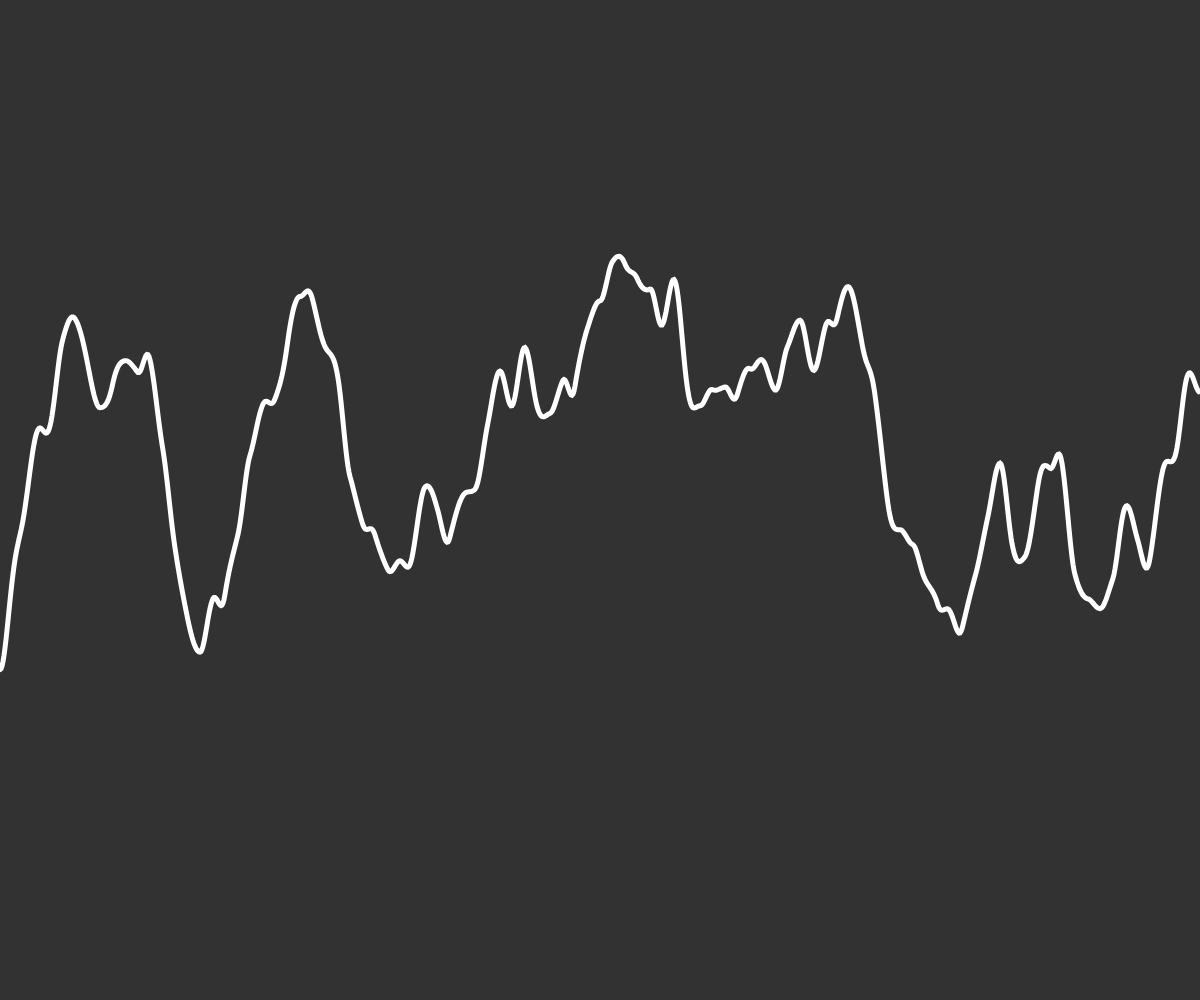
Frame 1 (no input)
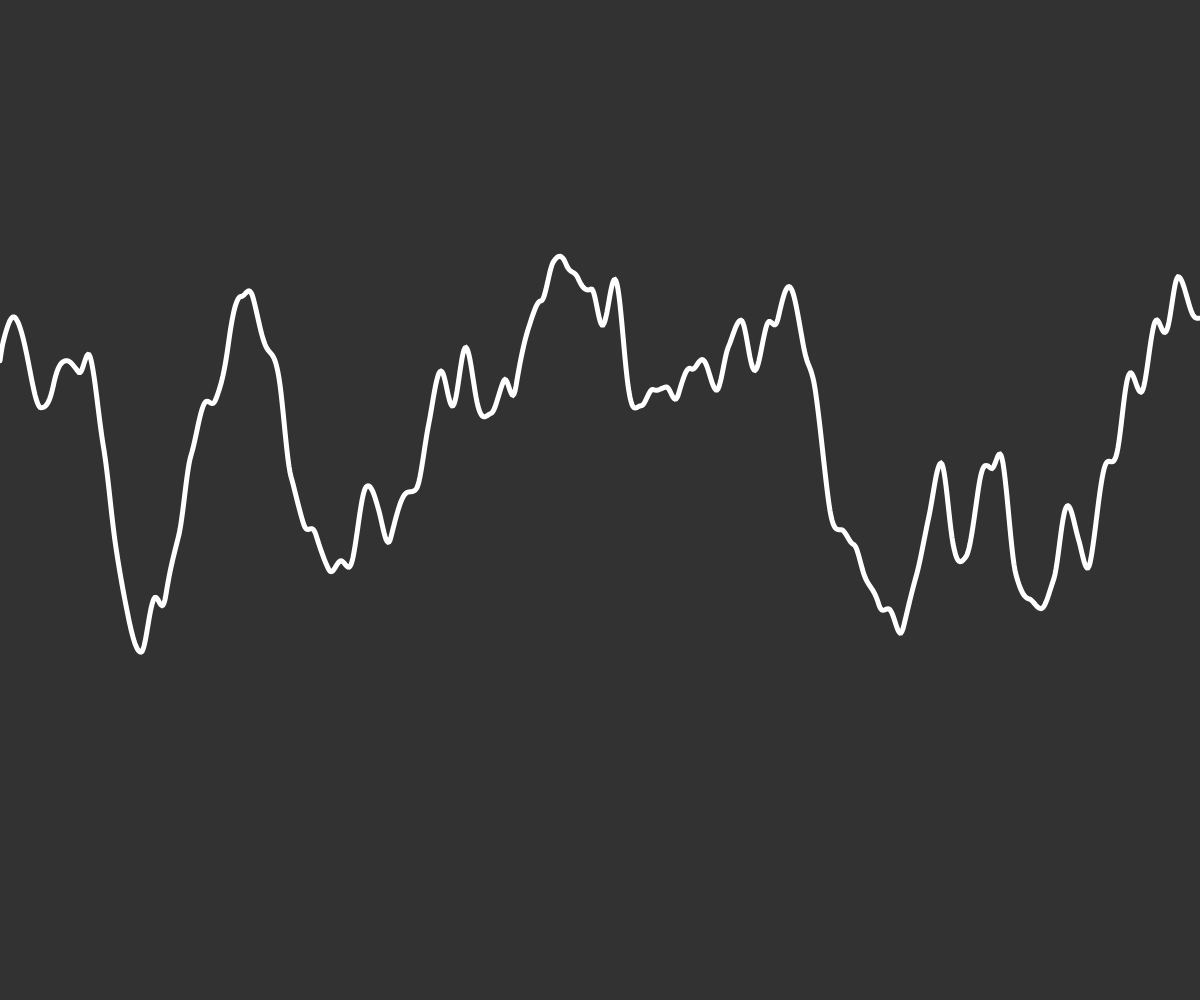
Frame 60 (no input)
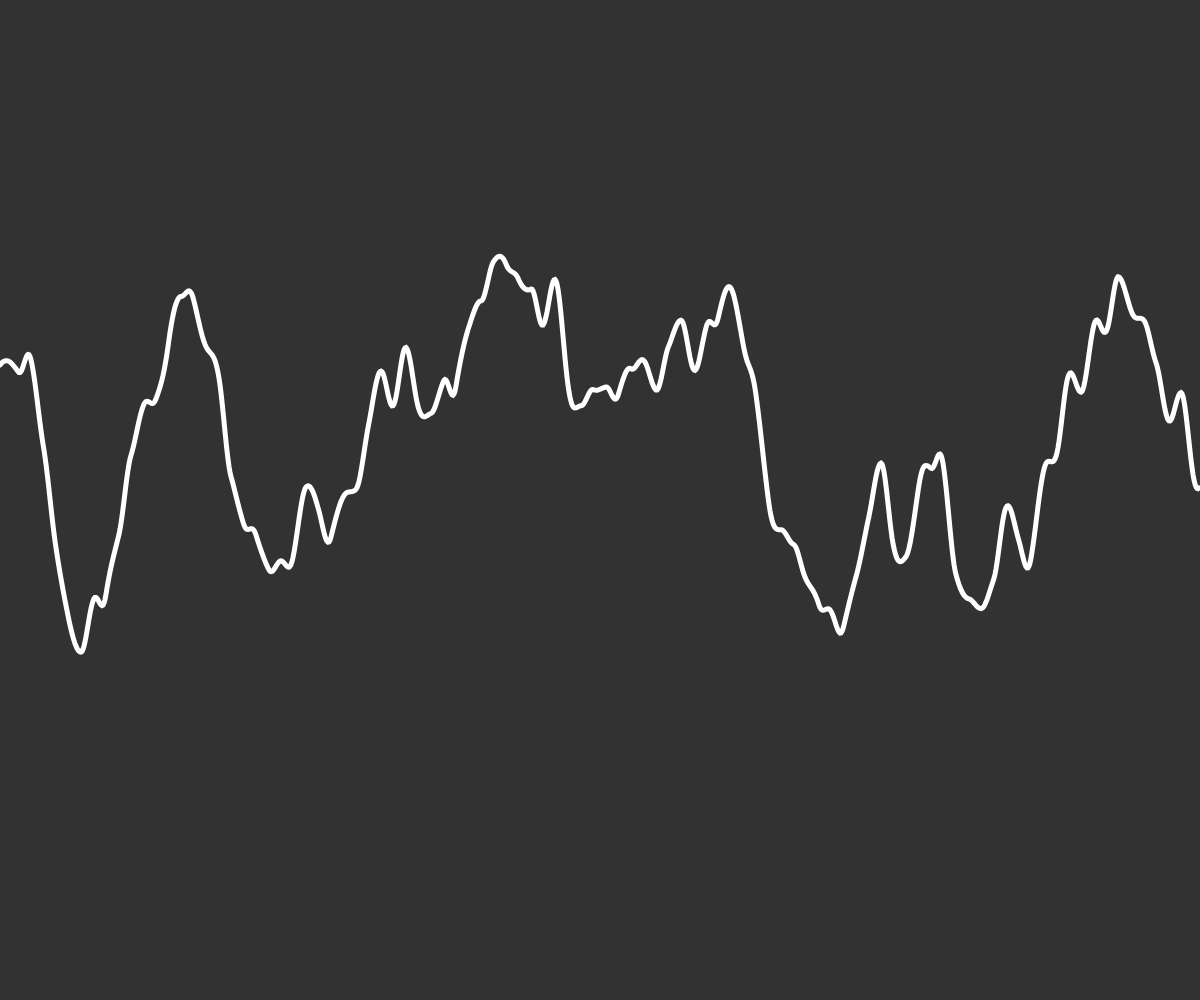
Frame 120 (the mouse pressed at the canvas centre since frame 60)

The p5.js sketch that drew these frames (run headless with seeded random() and noise() and a simulated clock; from frame 60 on, the mouse is pressed at the canvas centre):

// p5.js sketch
// ── sketch.js
let start = 0;

function setup() {
    createCanvas(windowWidth, windowHeight);

}

function draw() {
    background(50);

    //  connect points 
    stroke(255);
    noFill();
    beginShape();
    //  x location in perlin noise
    let xOff = start;
    for (let x = 0; x < width; x++) {
        stroke(255);
        strokeWeight(5);
        //  Random points
        // point(x, random(height));
        //  random lines connected with the random properties
        // vertex(x, random(height));
        // create an offset variable

        //  perlin Noise instead
        let y = noise(xOff) * height;
        vertex(x, y)

        xOff += 0.01;

    }
    endShape();
    start += 0.01;

    // Stops Animation (Drawling of the Canvas)
    // noLoop();

}
